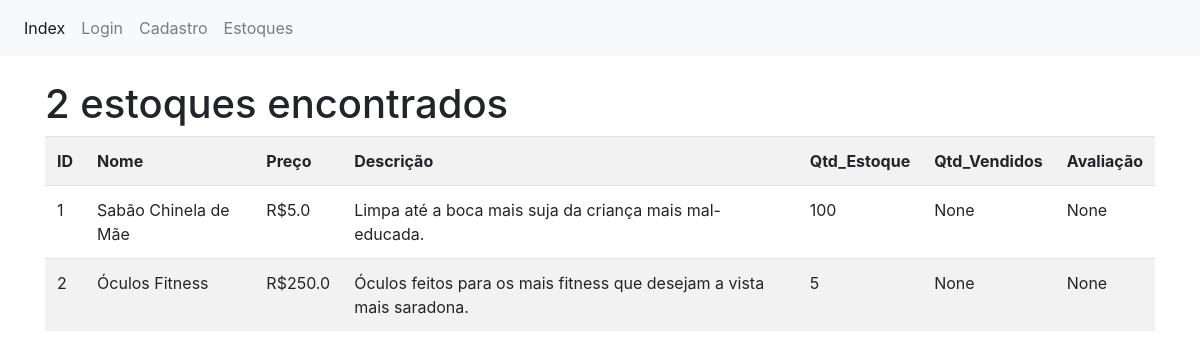
The app's page /estoques, older data.
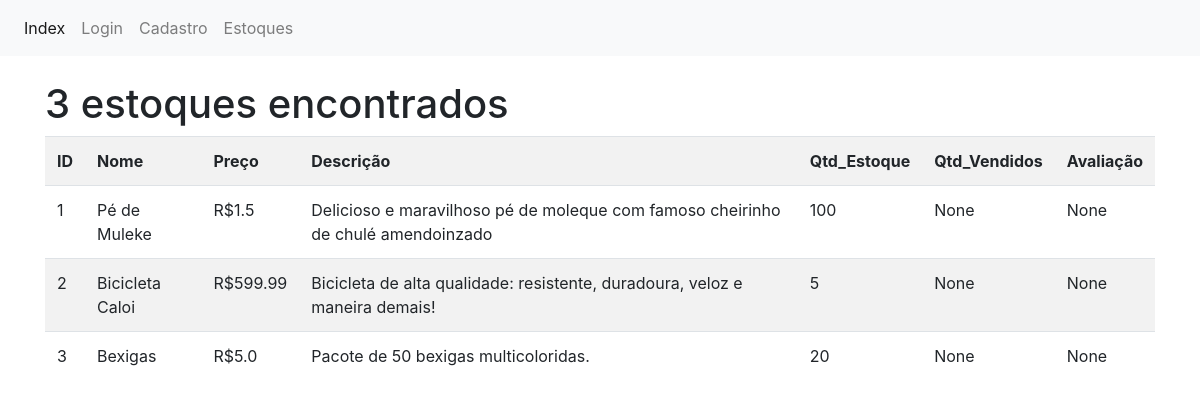
The same page, newer data.
### app/models/estoque.py (models this page shows, shortened)
class Estoque(db.Model):
  id = db.Column(db.Integer(), primary_key=True)
  produto_nome = db.Column(db.String(64), index=True, unique=True)
  produto_dsc = db.Column(db.String(512), index=True)
  qtd_estoque = db.Column(db.Integer(), index=True)
  qtd_vendidos = db.Column(db.Integer(), index=True)
  preco = db.Column(db.Float(), index=True)
  avaliacao = db.Column(db.Float(), index=True)
  timestamp = db.Column(db.DateTime(), index=True, default=datetime.utcnow)
  usuario_id = db.Column(db.Integer(), db.ForeignKey('usuario.id'))

### app/controllers/default.py (the view)
@app.route("/estoques")
def estoques():
  estoques = Estoque.query.all()
  return render_template("estoques.html", estoques=estoques, Logged=current_user.is_authenticated)

### app/templates/estoques.html (shortened to what this page needs)
{% extends 'bootstrap/base.html' %}
{% block html_attribs %} lang="pt-BR"{% endblock %}
{% block styles %}
<link rel="stylesheet" href="https://stackpath.bootstrapcdn.com/bootstrap/4.1.3/css/bootstrap.min.css">
{% endblock %}
{% block content %}
<nav class="navbar navbar-expand-lg navbar-light bg-light">
  <div class="collapse navbar-collapse" id="navbarNavAltMarkup">
    <div class="navbar-nav">
      <a class="nav-item nav-link active" href="/">Index</a>
      {% if not Logged %}
        <a class="nav-item nav-link" href="/login">Login</a>
        <a class="nav-item nav-link" href="/cadastro">Cadastro</a>
      {% endif %}
      <a class="nav-item nav-link" href="/estoques">Estoques<span class="sr-only">(current)</span></a>
    </div>
  </div>
</nav>
<br>
<div class="container">
  <div class="page-header">
    <h1>{{ estoques|length }} estoques encontrados</h1>
  </div>
  {% if estoques %}
  <table class="table table-striped">
    <tr>
      <th>ID</th>
      <th>Nome</th>
      <th>Preço</th>
      <th>Descrição</th>
      <th>Qtd_Estoque</th>
      <th>Qtd_Vendidos</th>
      <th>Avaliação</th>
    </tr>
  {% for estoque in estoques %}
    <tr>
      <td>{{ estoque.id }}</td>
      <td>{{ estoque.produto_nome }}</td>
      <td>R${{ estoque.preco }}</td>
      <td>{{ estoque.produto_dsc }}</td>
      <td>{{ estoque.qtd_estoque }}</td>
      <td>{{ estoque.qtd_vendidos }}</td>
      <td>{{ estoque.avaliacao }}</td>
    </tr>
  {% endfor %}
  </table>
{% endif %}
</div>
{% endblock %}

Row changes from the older to the newer data that the page shows:
changed Estoque id 1: produto_nome "Sabão Chinela de Mãe" → "Pé de Muleke"; preco "5.0" → "1.5"; produto_dsc "Limpa até a boca mais suja da criança mais mal-educada." → "Delicioso e maravilhoso pé de moleque com famoso cheirinho de chulé amendoinzado"
changed Estoque id 2: produto_nome "Óculos Fitness" → "Bicicleta Caloi"; preco "250.0" → "599.99"; produto_dsc "Óculos feitos para os mais fitness que desejam a vista mais saradona." → "Bicicleta de alta qualidade: resistente, duradoura, veloz e maneira demais!"
added Estoque: id "3", produto_nome "Bexigas", preco "5.0", produto_dsc "Pacote de 50 bexigas multicoloridas.", qtd_estoque "20", qtd_vendidos "None", avaliacao "None"
Text that changed along with them:
{{ estoques|length }}: "2" → "3"
